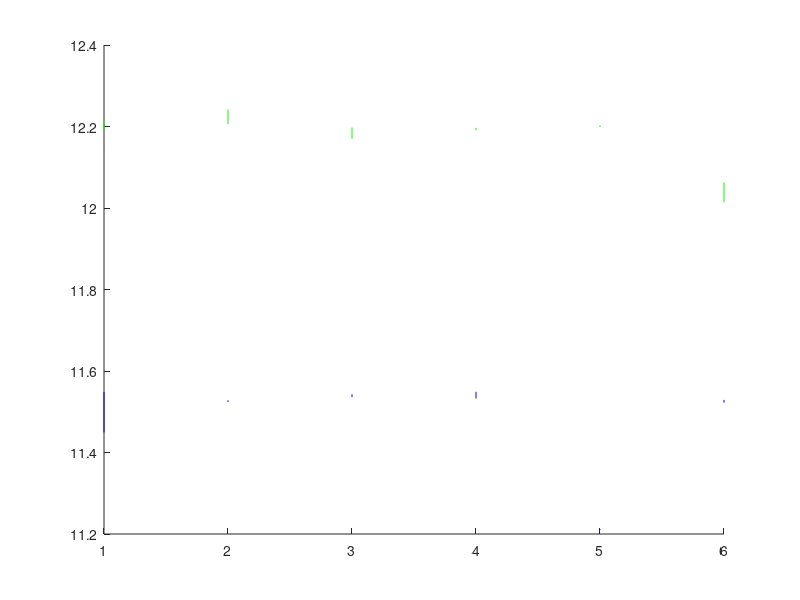

Write the MATLAB code that produced this figure. (Note: this script raises an error after producing the figure.)
e1=load('e1.txt');
u1=load('u1.txt');

shakes = 2
for i=0:1:(min(length(e1),length(u1))/5/shakes)-1
n1(i+1,:)=(u1(5*i*shakes+1:5*i*shakes+5*shakes));
m1(i+1,:)=(e1(5*i*shakes+1:5*i*shakes+4*shakes));
end 
sortm1=sort(m1(:,:)');
sortn1=sort(n1(:,:)');
ba=sortm1'(1:end,1);
bb=sortm1'(1:end,2);
aa=sortn1'(1:end,1);
ab=sortn1'(1:end,2);
x=[1:1:6];
figure; hold on;
for idx = 1 : 6
    plot([x(idx) x(idx)], log([aa(idx) ab(idx)]),'b');
    plot([x(idx) x(idx)], log([ba(idx) bb(idx)]),'g');
end
hold off 
false=falsepositive(bb,aa)
corr = correct(ba,ab)
fprate = false/(false+corr)
%plot(aa','g')
%hold on
%plot(ba','b')
%false_positive = overmin(aa,bb)
%false_negative = undermax(bb,aa)
%fnrate= false_negative/length(aa)
length(ba)
